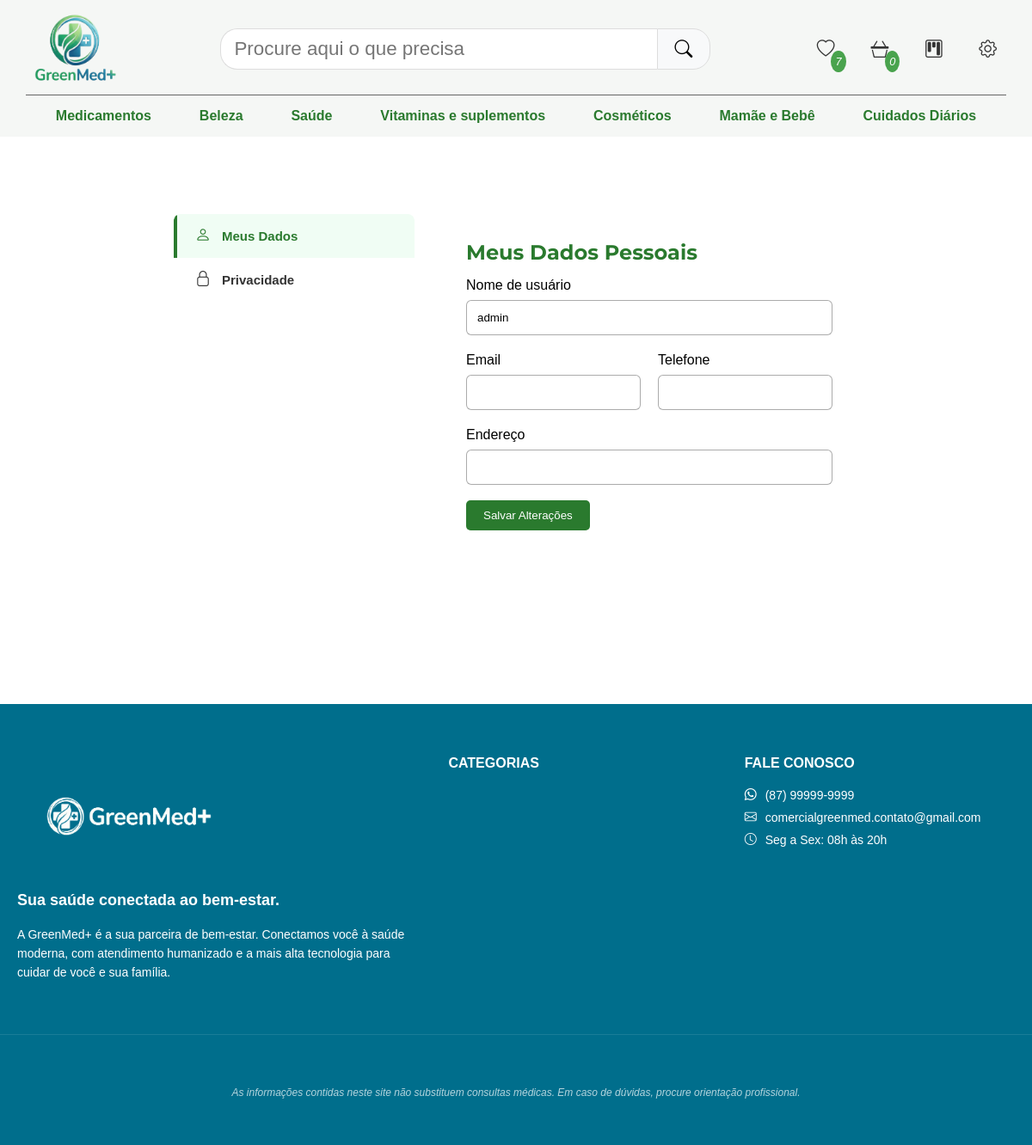
Page /perfil (signed in) on the earlier database version.
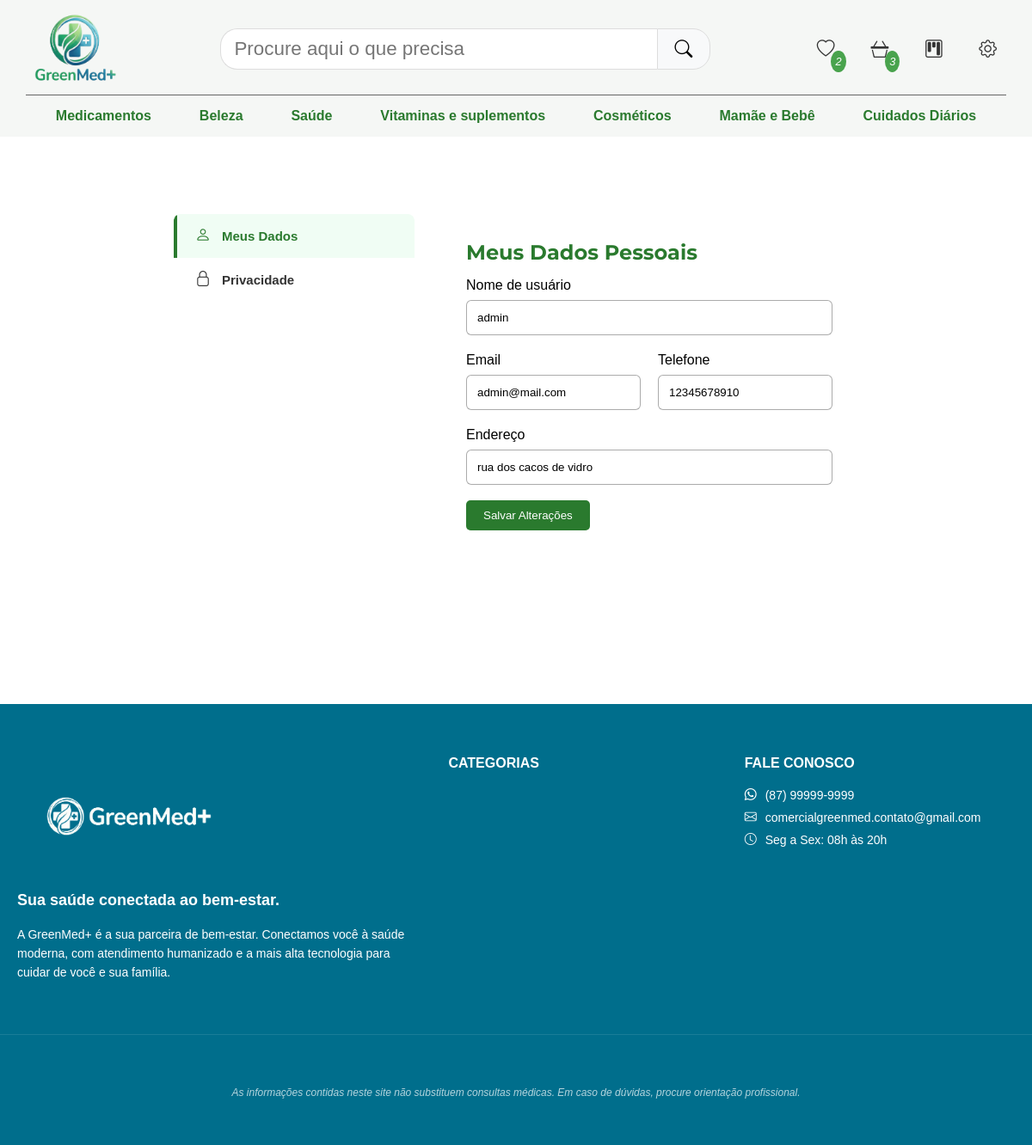
Same page on the later database version.
### contas/models.py (models this page shows)
class Cliente(AbstractUser):
    telefone = models.CharField(max_length=11)
    endereco = models.CharField()

### contas/views.py (the view, shortened to what this page needs)
# urls.py: path('perfil', perfil_view, name='perfil'),
@login_required(login_url='login')
def perfil_view(request):
    profile_form = ClienteUpdateForm(instance=request.user)
    password_form = PasswordChangeForm(request.user)
    active_tab = 'dados'
    context = {
        'profile_form': profile_form,
        'password_form': password_form,
        'active_tab': active_tab,
        'categorias': Categoria.objects.all(),
    }
    cesta = Cesta.objects.filter(usuario=request.user)
    if cesta:
        qtd_itens_cesta = ItemCesta.objects.filter(cesta=cesta[0]).count()
        context['itens_cesta'] = qtd_itens_cesta
    favoritos = Favorito.objects.filter(id_cliente=request.user).values_list('id_produto', flat=True)
    context['favoritos'] = list(favoritos)
    return render(request, 'perfil.html', context=context)

### contas/forms.py
class ClienteUpdateForm(forms.ModelForm):
    class Meta():
        model = Cliente
        fields = ['username', 'email', 'telefone', 'endereco']
        labels = {
            "username": "Nome de usuário",
            "email": "Email",
            "telefone": "Telefone",
            "endereco": "Endereço",
        }

### contas/templates/perfil.html (shortened to what this page needs)
{% extends 'base.html' %}
{% load static %}
{% block links %}
    <link rel="stylesheet" href="{% static 'css/perfil.css' %}">
{% endblock %}
{% block favorito %} <span id="contagem-favorito">{% if favoritos %} {{ favoritos|length }} {% endif %}</span> {% endblock %}
{% block cesta %} <span id="contagem-cesta">{{ itens_cesta }}</span> {% endblock %}
{% if categorias %}
{% block categorias %}
    {% for categoria in categorias %}
        <li><a href="/?categoria={{ categoria.nome }}">{{ categoria.nome }}</a></li>
    {% endfor %}
{% endblock %}
{% endif %}
{% block conteudo %}
    <div class="container dashboard-layout">
        <aside class="sidebar">
            <nav>
                <div class="menu-item">
                    <div class="menu-link active" data-target="tab-dados">
                        <i class="bi bi-person"></i> Meus Dados
                    </div>
                </div>
                <div class="menu-item">
                    <div class="menu-link" data-target="tab-privacidade">
                        <i class="bi bi-lock"></i> Privacidade
                    </div>
                </div>
            </nav>
        </aside>
        <main class="main-content">
            <section id="tab-dados" class="tab-pane {% if active_tab == 'dados' %}active{% endif %}">
                <h2>Meus Dados Pessoais</h2>
                <form method="post">
                    <div class="form-grid">
                        {% for field in profile_form %}
                        <div class="input-group {% if field.name == 'username' or field.name == 'endereco' %}full-width{% endif %}">
                            <label for="{{ field.id_for_label }}">{{ field.label }}</label>
                            {{ field }}
                        </div>
                        {% endfor %}
                    </div>
                    <br>
                    <button class="btn" type="submit" name="btn_update_profile">Salvar Alterações</button>
                </form>
            </section>
        </main>
    </div>
{% endblock %}

Differences in the rows shown:
changed Cliente "admin": email (not shown) → "admin@mail.com"; telefone (not shown) → "12345678910"; endereco (not shown) → "rua dos cacos de vidro"
Other differences:
{{ favoritos|length }}: "7" → "2"
{{ itens_cesta }}: "0" → "3"
